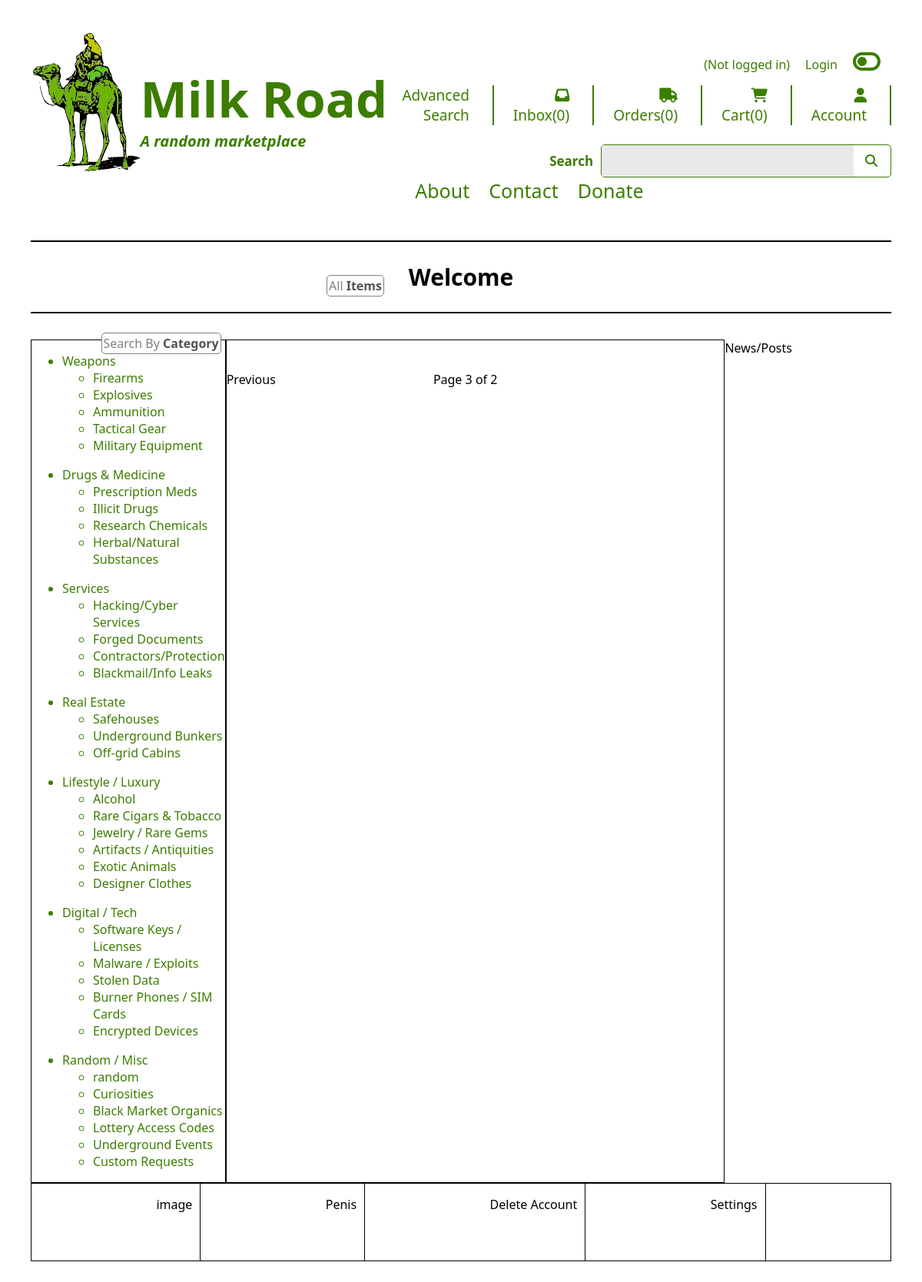
Page /?page=3 on the earlier database version.
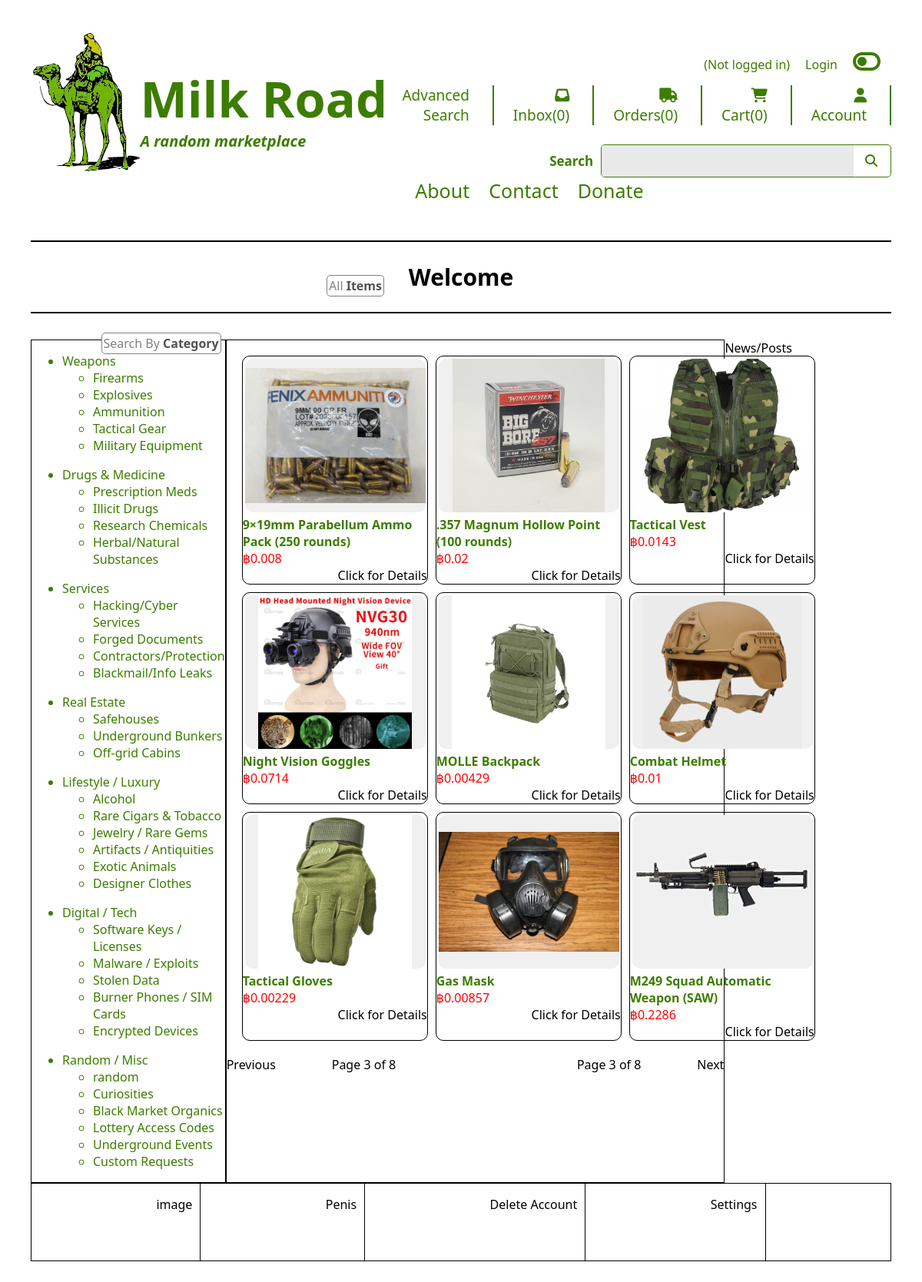
Same page on the later database version.
### tables this page shows
CREATE TABLE Products (
    serialNum INTEGER PRIMARY KEY AUTOINCREMENT,
    name TEXT,
    category TEXT, -- 'weapon', 'drug', 'property', 'service', etc.
    price REAL,
    image BLOB,
    description TEXT
);

### app.py (the view)
@app.route("/")
def index():
    page = request.args.get('page', 1, type=int) # Defining the page a user is on, if user is on page 2, page =2, if no page then default to 1, int makes sure it's a number
    per_page = 9 # limit to 9 items on the page
    offset = (page - 1) * per_page # this is the position where you fetch the products for the NEXT PAGE
    db = get_db()
    total_products = db.execute("""SELECT COUNT(*) FROM Products""").fetchone()[0] # Getting total number of producst in db
    print(total_products)
    products = db.execute(
    """SELECT * FROM Products LIMIT ? OFFSET ?;""", (per_page, offset)).fetchall() # Fetching products using limt and offset
    total_pages = (total_products + per_page - 1) // per_page # Calculated total pages needed
    return render_template("index.html", products=products, page=page, total_pages=total_pages)

### app.py (called while the page is built)
@app.before_request
def show_logged_user():
    g.user =session.get("first_name", None)
    g.funds = session.get('funds', None) # getting funds from session in login with whatever user is on at that time
    g.user_id = session.get('user_id', None)
    print(f'{g.user_id}')

@app.context_processor # This decorator runs whenever a template is rendered*(doesnt matter which one), It will automically be added to every template. You dont need to rewirtie product=product in every route
def inject_cart_count():
    cart = session.get("cart", {}) # getting the 'cart' key from the flask session if it exists
    total_cart_count = sum(cart.values()) # summing all cart values together
    return dict(total_cart_count=total_cart_count)  # returning a dict(total_cart_count with a total count that can be shown in any html template YAYAYAYA)

### database.py (called while the page is built)
def get_db():
    if "db" not in g:
        g.db = sqlite3.connect(DATABASE,
            detect_types=sqlite3.PARSE_DECLTYPES
        )
        g.db.row_factory = sqlite3.Row
    return g.db

### templates/index.html (shortened to what this page needs)
{% extends "base.html" %}
{% block main_content %}
<div id="all_items">All <b>Items</b></div>
<div id="item_grid">
    {% for product in products %}
    <div id="item_container">
        <a href="{{ url_for('product', serialNum=product['serialNum']) }}">
            <img src="{{ url_for('static', filename=product['image']) }}">
        </a>
        <div id="item_name">
            <a href="{{ url_for('product', serialNum=product['serialNum']) }}">
                <b>{{ product["name"] }}</b>
            </a>
        </div>
    <div id="item_price">฿{{ product["price"] }}</div>
    <div id="item_details">Click for Details</div>
    </div>
    {% endfor %}
</div>
<div class="pagination_container">
    {% if page > 1 %}
        <a href="{{ url_for('index', page=page-1) }}">Previous</a>
        <div id="previous_page_counter" >Page {{ page }} of {{ total_pages }}</div>
    {% endif %}
    {% if page < total_pages %}
        <div>Page {{ page }} of {{ total_pages }}</div>
        <a href="{{ url_for('index', page=page+1) }}">Next</a>
    {% endif %}
</div>
{% endblock %}

Differences in the rows shown:
added Products: image (picture), name "9×19mm Parabellum Ammo Pack (250 rounds)", price "0.008"
added Products: image (picture), name ".357 Magnum Hollow Point (100 rounds)", price "0.02"
added Products: image (picture), name "Tactical Vest", price "0.0143"
added Products: image (picture), name "Night Vision Goggles", price "0.0714"
added Products: image (picture), name "MOLLE Backpack", price "0.00429"
added Products: image (picture), name "Combat Helmet", price "0.01"
added Products: image (picture), name "Tactical Gloves", price "0.00229"
added Products: image (picture), name "Gas Mask", price "0.00857"
added Products: image (picture), name "M249 Squad Automatic Weapon (SAW)", price "0.2286"
Other differences:
{{ total_pages }}: "2" → "8"
{{ page }}: (not shown) → "3"
{{ total_pages }}: (not shown) → "8"
text now shown: "Page of Next"
